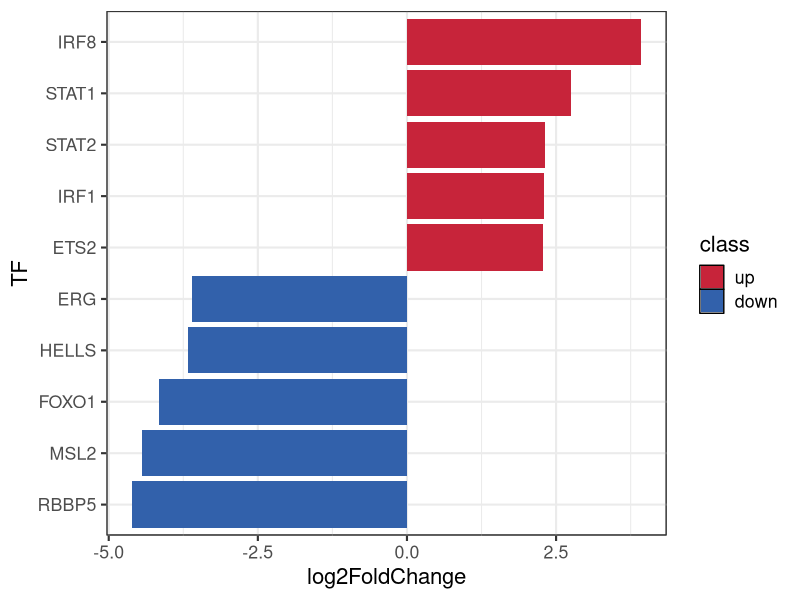
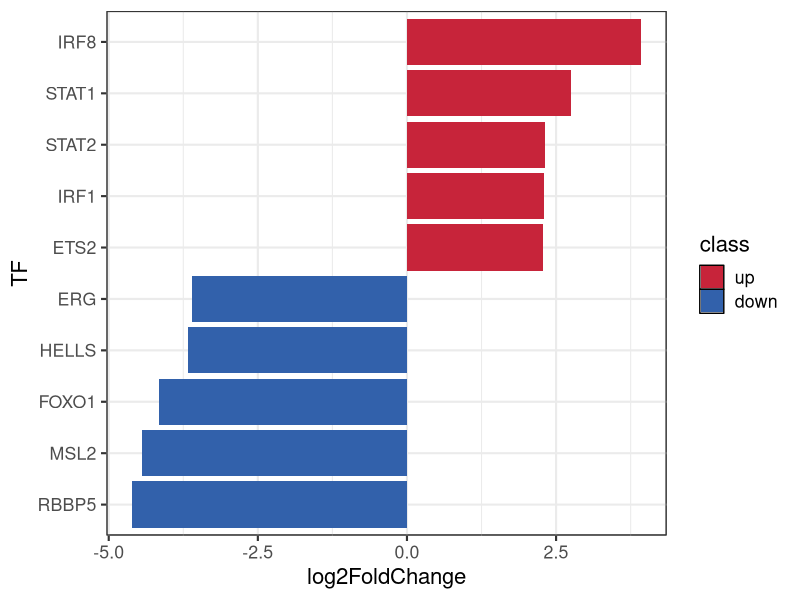

Here is the R script that generated these plots, in order:
library(ggplot2)
library(reshape2)

wPGSAres <- read.table('Setoguchi_Tcell_logFC_TF_wPGSA_t_score.txt',sep="\t",header=T)
top_res <- wPGSAres[c(head(order(wPGSAres$log2FoldChange),5),head(rev(order(wPGSAres$log2FoldChange)),5)),]
top_res <- top_res[order(top_res$log2FoldChange),]
top_res <- top_res[,c(1,5)]
top_res$class <- factor(c(rep("down",5),rep("up",5)),levels=c("up","down"))
top_res$TF <- factor(top_res$TF,levels=top_res$TF)

cols = c("#C7243A","#3261AB")

ggplot(data=top_res)+
geom_bar(aes(x=TF,y=log2FoldChange,fill=class),stat = "identity")+
scale_fill_manual(values=cols)+
theme_bw(base_size = 16) +
theme(
  panel.background = element_rect(size=0.5,colour="black",fill="white")
)+
coord_flip()
ggsave("Setoguchi_Tcell_logFC_TF_wPGSA_t_score_topTF.pdf",useDingbats=F,width=5,height=4)
